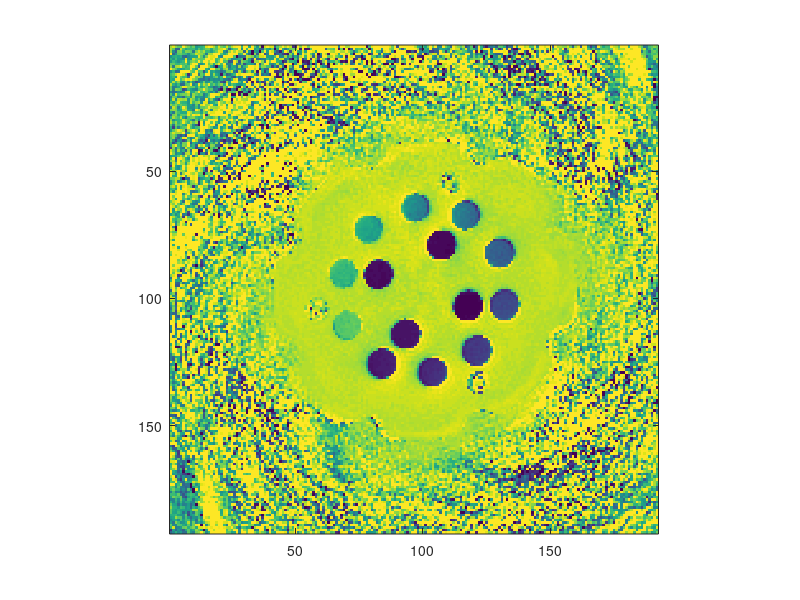

Here is the MATLAB script that generated this plot: (Note: this script raises an error after producing the figure.)
clear all, close all, clc
codePath = 'E:\POSTDOC_UoM\08_Project_MRF\3D_MRF_FISP_Prostate-main_d240531\matlab_roi\';
addpath(genpath(codePath))

%% step 1: get rois
% 1.1: start by plotting one of the coregistered maps
load('MRFMaps_DirectMatchSVD.mat');
figure;
imagesc(t1SVD);
axis image;

% 1.2: zoom in to the relevant region, make sure you unselect the 
% zoom option when you're done!

%% 1.3: draw rois
% execute the following command. Then go to your figure again. Type 'c' 
% to draw a circular ROI, 'f' to draw a freehand ROI. Each new ROI will be 
% converted to a mask and added to a cell array. Type 'q' when you are 
% done. If you later want to compare to NIST values, make sure you start at
% the highest value (brightest contrcast sphere). 
rois = get_rois;

%% step 2: plot against NISTq
NIST = load('NIST_T2layer_1,5T.txt');
plot_vs_NIST(NIST, t1SVD, t2SVD, rois);

%% Alternative: investigate ROIS individually
% You can also check values in an ROI individually. Works very similar to 
% drawing ROIs. Just give any coregistered arrays you want to investigate
% as arguments and you'll get means and stds immediately in the terminal. 
% Draw ROIs as you did in step 1.3 after zooming in on the relevant region.
% To exit, just close the figure.
figure;
imagesc(t1SVD);
axis image;
